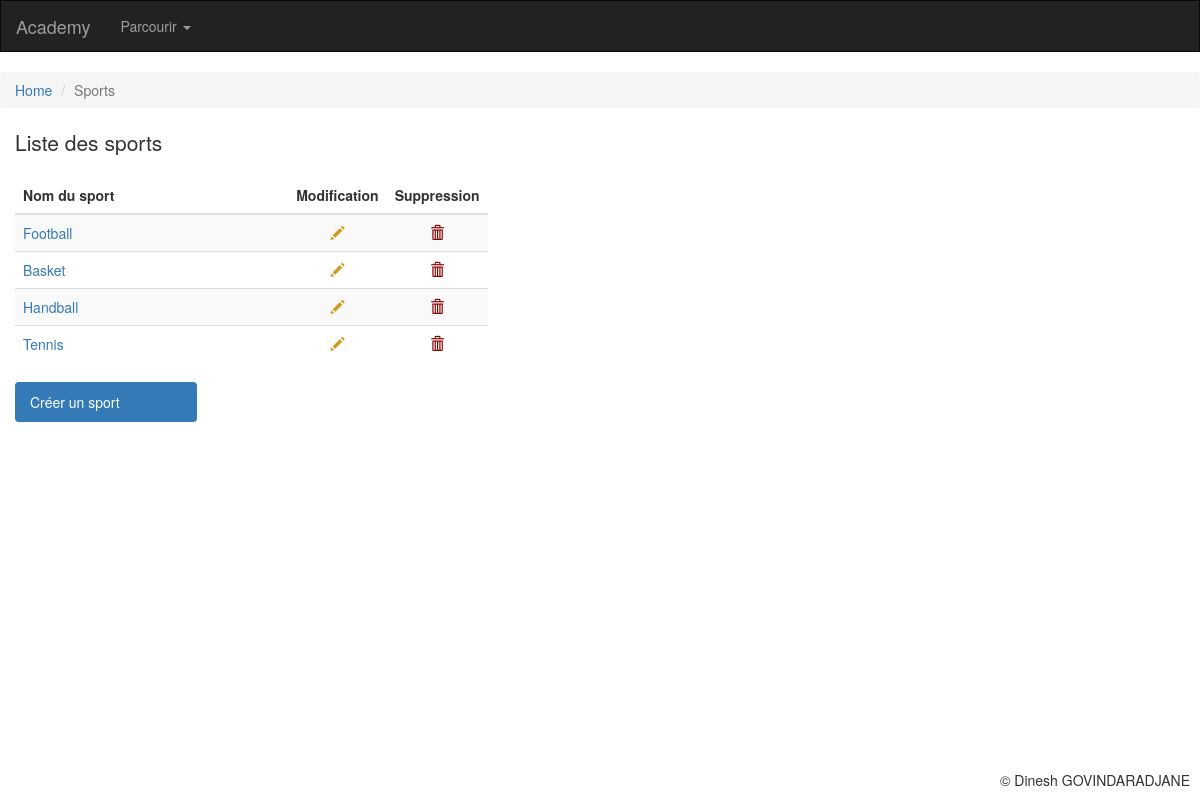
Page /academy/sports/ on the committed database.
### academy/models.py (models this page shows, shortened)
class Sport(models.Model):
    nomSport = models.CharField(
        max_length = 100,
        unique = True,
        error_messages = {'unique':"Un sport du même nom existe déjà!"}
        )
    """Unique ne gère pas la casse. Une erreur est ajoutée manuellement forms.py"""
    class Meta:
        verbose_name = "sport"

### academy/views.py (the view)
# urls.py: path('sports/', views.show_sports, name='sports'),
def show_sports(request):
    sports = Sport.objects.all()
    return render(request, 'academy/sports.html', {'sports':sports})

### academy/templates/academy/sports.html (shortened to what this page needs)
{% extends "base.html" %}
{% block page_header %}Liste des sports{% endblock %}
{% block position %}
<ul class="breadcrumb">
  <li><a href="{% url 'accueil' %}">Home</a></li>
  <li class="active">Sports</li>
</ul>
{% endblock %}
{% block content %}
<div class="list-group col-lg-5 col-md-5 col-sm-5">
  <table class="table table-striped table-hover ">
  <thead>
    <tr>
      <th style="width: 80%">Nom du sport</th>
      <th style="width: 10%; text-align:center;">Modification</th>
      <th style="width: 10%; text-align:center;">Suppression</th>
    </tr>
  </thead>
    <tbody>
      {% for sport in sports %}
      <tr>
        <td><a href="{% url 'read_sport' id_sport=sport.id %}">{{ sport.nomSport }}</a></td>
        <td style="text-align:center;"><a href="{% url 'update_sport' id_sport=sport.id %}" ><i class="glyphicon glyphicon-pencil"></i></a></td>
        <td style="text-align:center;"><a href="{% url 'delete_sport' id_sport=sport.id %}" ><i class="glyphicon glyphicon-trash"></i></a></td>
      </tr>
      {% empty %}
      <tr>
        <td>Aucun sport</td>
        <td></td>
        <td></td>
      </tr>
      {% endfor %}
  </tbody>
</table>
<div class="list-group col-lg-5 col-md-5 col-sm-5">
<ul class="nav nav-pills nav-stacked">
  <li class="active"><a href="{% url 'create_sport' %}">Créer un sport</a></li>
</ul>
</div>
{% endblock %}

### academy/templates/academy/sports.html (style rules this page uses)
.glyphicon-pencil { color: #cd9b1d; }
.glyphicon-trash { color: #8b0000; }

### rows in the picture
Sport: nomSport "Football"
Sport: nomSport "Basket"
Sport: nomSport "Handball"
Sport: nomSport "Tennis"
